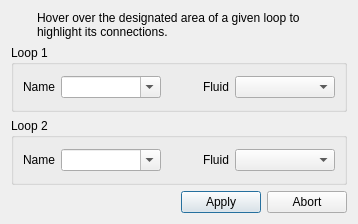
<?xml version="1.0" encoding="UTF-8"?>
<ui version="4.0">
 <class>splitHydraulicLoopDialog</class>
 <widget class="QDialog" name="splitHydraulicLoopDialog">
  <property name="geometry">
   <rect>
    <x>0</x>
    <y>0</y>
    <width>353</width>
    <height>209</height>
   </rect>
  </property>
  <property name="sizePolicy">
   <sizepolicy hsizetype="Preferred" vsizetype="Fixed">
    <horstretch>0</horstretch>
    <verstretch>0</verstretch>
   </sizepolicy>
  </property>
  <property name="maximumSize">
   <size>
    <width>16777215</width>
    <height>209</height>
   </size>
  </property>
  <property name="windowTitle">
   <string>Split hydraulic loop</string>
  </property>
  <layout class="QVBoxLayout" name="verticalLayout">
   <item>
    <layout class="QHBoxLayout" name="horizontalLayout_3">
     <item>
      <widget class="QWidget" name="widget" native="true">
       <property name="sizePolicy">
        <sizepolicy hsizetype="Fixed" vsizetype="Fixed">
         <horstretch>0</horstretch>
         <verstretch>0</verstretch>
        </sizepolicy>
       </property>
       <property name="minimumSize">
        <size>
         <width>20</width>
         <height>20</height>
        </size>
       </property>
       <property name="styleSheet">
        <string notr="true">image: url(:/tango-icons/status/tango-icon-theme-0.8.90/scalable/status/dialog-information.svg);</string>
       </property>
      </widget>
     </item>
     <item>
      <widget class="QLabel" name="label">
       <property name="sizePolicy">
        <sizepolicy hsizetype="Preferred" vsizetype="Preferred">
         <horstretch>0</horstretch>
         <verstretch>0</verstretch>
        </sizepolicy>
       </property>
       <property name="text">
        <string>Hover over the designated area of a given loop to highlight its connections.</string>
       </property>
       <property name="wordWrap">
        <bool>true</bool>
       </property>
      </widget>
     </item>
    </layout>
   </item>
   <item>
    <widget class="EnterLeaveNotifyingGroupBox" name="loop1GroupBox">
     <property name="title">
      <string>Loop 1</string>
     </property>
     <layout class="QHBoxLayout" name="horizontalLayout">
      <item>
       <widget class="QLabel" name="loopNameLabel">
        <property name="sizePolicy">
         <sizepolicy hsizetype="Preferred" vsizetype="Fixed">
          <horstretch>0</horstretch>
          <verstretch>0</verstretch>
         </sizepolicy>
        </property>
        <property name="text">
         <string>Name</string>
        </property>
       </widget>
      </item>
      <item>
       <widget class="QComboBox" name="name1ComboBox">
        <property name="sizePolicy">
         <sizepolicy hsizetype="Minimum" vsizetype="Fixed">
          <horstretch>0</horstretch>
          <verstretch>0</verstretch>
         </sizepolicy>
        </property>
        <property name="minimumSize">
         <size>
          <width>100</width>
          <height>0</height>
         </size>
        </property>
        <property name="editable">
         <bool>true</bool>
        </property>
       </widget>
      </item>
      <item>
       <widget class="QWidget" name="name1WarningWidget" native="true">
        <property name="minimumSize">
         <size>
          <width>30</width>
          <height>30</height>
         </size>
        </property>
        <property name="styleSheet">
         <string notr="true">image: url(:/tango-icons/status/tango-icon-theme-0.8.90/scalable/status/dialog-warning.svg);</string>
        </property>
       </widget>
      </item>
      <item>
       <spacer name="horizontalSpacer">
        <property name="orientation">
         <enum>Qt::Horizontal</enum>
        </property>
        <property name="sizeType">
         <enum>QSizePolicy::Maximum</enum>
        </property>
        <property name="sizeHint" stdset="0">
         <size>
          <width>30</width>
          <height>20</height>
         </size>
        </property>
       </spacer>
      </item>
      <item>
       <widget class="QLabel" name="fluidLabel">
        <property name="sizePolicy">
         <sizepolicy hsizetype="Preferred" vsizetype="Fixed">
          <horstretch>0</horstretch>
          <verstretch>0</verstretch>
         </sizepolicy>
        </property>
        <property name="text">
         <string>Fluid</string>
        </property>
       </widget>
      </item>
      <item>
       <widget class="QComboBox" name="fluid1ComboBox">
        <property name="sizePolicy">
         <sizepolicy hsizetype="Minimum" vsizetype="Fixed">
          <horstretch>0</horstretch>
          <verstretch>0</verstretch>
         </sizepolicy>
        </property>
        <property name="minimumSize">
         <size>
          <width>100</width>
          <height>0</height>
         </size>
        </property>
       </widget>
      </item>
      <item>
       <spacer name="horizontalSpacer_2">
        <property name="orientation">
         <enum>Qt::Horizontal</enum>
        </property>
        <property name="sizeHint" stdset="0">
         <size>
          <width>40</width>
          <height>20</height>
         </size>
        </property>
       </spacer>
      </item>
     </layout>
    </widget>
   </item>
   <item>
    <widget class="EnterLeaveNotifyingGroupBox" name="loop2GroupBox">
     <property name="title">
      <string>Loop 2</string>
     </property>
     <layout class="QHBoxLayout" name="horizontalLayout_2">
      <item>
       <widget class="QLabel" name="loopNameLabel_2">
        <property name="sizePolicy">
         <sizepolicy hsizetype="Preferred" vsizetype="Fixed">
          <horstretch>0</horstretch>
          <verstretch>0</verstretch>
         </sizepolicy>
        </property>
        <property name="text">
         <string>Name</string>
        </property>
       </widget>
      </item>
      <item>
       <widget class="QComboBox" name="name2ComboBox">
        <property name="sizePolicy">
         <sizepolicy hsizetype="Minimum" vsizetype="Fixed">
          <horstretch>0</horstretch>
          <verstretch>0</verstretch>
         </sizepolicy>
        </property>
        <property name="minimumSize">
         <size>
          <width>100</width>
          <height>0</height>
         </size>
        </property>
        <property name="editable">
         <bool>true</bool>
        </property>
       </widget>
      </item>
      <item>
       <widget class="QWidget" name="name2WarningWidget" native="true">
        <property name="minimumSize">
         <size>
          <width>30</width>
          <height>30</height>
         </size>
        </property>
        <property name="styleSheet">
         <string notr="true">image: url(:/tango-icons/status/tango-icon-theme-0.8.90/scalable/status/dialog-warning.svg);</string>
        </property>
       </widget>
      </item>
      <item>
       <spacer name="horizontalSpacer_3">
        <property name="orientation">
         <enum>Qt::Horizontal</enum>
        </property>
        <property name="sizeType">
         <enum>QSizePolicy::Maximum</enum>
        </property>
        <property name="sizeHint" stdset="0">
         <size>
          <width>30</width>
          <height>20</height>
         </size>
        </property>
       </spacer>
      </item>
      <item>
       <widget class="QLabel" name="fluidLabel_2">
        <property name="sizePolicy">
         <sizepolicy hsizetype="Preferred" vsizetype="Fixed">
          <horstretch>0</horstretch>
          <verstretch>0</verstretch>
         </sizepolicy>
        </property>
        <property name="text">
         <string>Fluid</string>
        </property>
       </widget>
      </item>
      <item>
       <widget class="QComboBox" name="fluid2ComboBox">
        <property name="sizePolicy">
         <sizepolicy hsizetype="Minimum" vsizetype="Fixed">
          <horstretch>0</horstretch>
          <verstretch>0</verstretch>
         </sizepolicy>
        </property>
        <property name="minimumSize">
         <size>
          <width>100</width>
          <height>0</height>
         </size>
        </property>
       </widget>
      </item>
      <item>
       <spacer name="horizontalSpacer_5">
        <property name="orientation">
         <enum>Qt::Horizontal</enum>
        </property>
        <property name="sizeHint" stdset="0">
         <size>
          <width>40</width>
          <height>20</height>
         </size>
        </property>
       </spacer>
      </item>
     </layout>
    </widget>
   </item>
   <item>
    <layout class="QHBoxLayout" name="horizontalLayout_5">
     <item>
      <spacer name="horizontalSpacer_4">
       <property name="orientation">
        <enum>Qt::Horizontal</enum>
       </property>
       <property name="sizeHint" stdset="0">
        <size>
         <width>40</width>
         <height>20</height>
        </size>
       </property>
      </spacer>
     </item>
     <item>
      <widget class="QPushButton" name="applyButton">
       <property name="sizePolicy">
        <sizepolicy hsizetype="Minimum" vsizetype="Fixed">
         <horstretch>0</horstretch>
         <verstretch>0</verstretch>
        </sizepolicy>
       </property>
       <property name="text">
        <string>Apply</string>
       </property>
      </widget>
     </item>
     <item>
      <widget class="QPushButton" name="abortButton">
       <property name="sizePolicy">
        <sizepolicy hsizetype="Minimum" vsizetype="Fixed">
         <horstretch>0</horstretch>
         <verstretch>0</verstretch>
        </sizepolicy>
       </property>
       <property name="text">
        <string>Abort</string>
       </property>
      </widget>
     </item>
    </layout>
   </item>
  </layout>
 </widget>
 <customwidgets>
  <customwidget>
   <class>EnterLeaveNotifyingGroupBox</class>
   <extends>QGroupBox</extends>
   <header>._widgets</header>
   <container>1</container>
  </customwidget>
 </customwidgets>
 <resources/>
 <connections/>
</ui>
